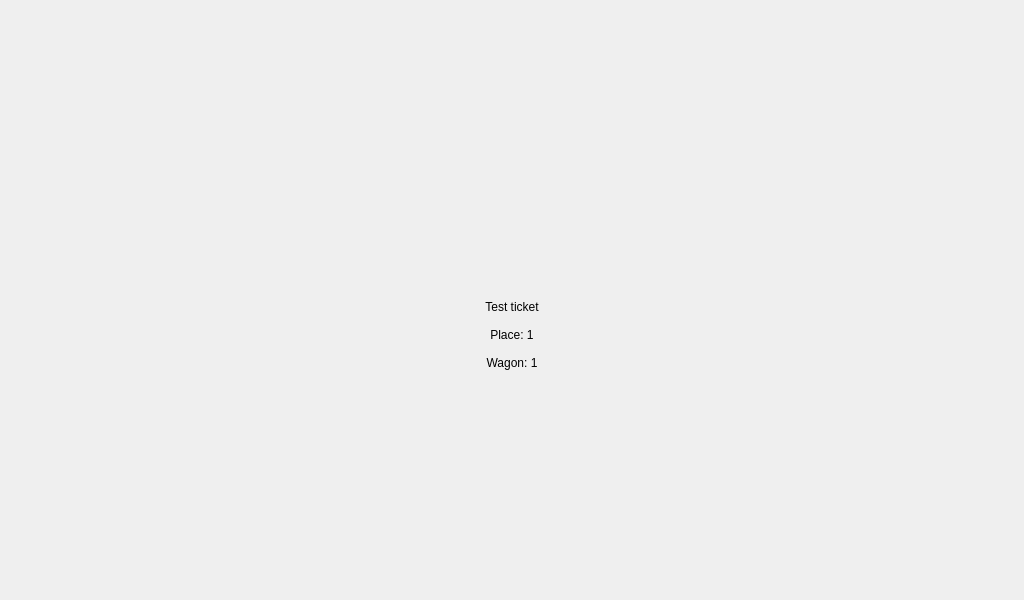
<?xml version="1.0" encoding="UTF-8"?>
<ui version="4.0">
 <class>MainWindow</class>
 <widget class="QMainWindow" name="MainWindow">
  <property name="geometry">
   <rect>
    <x>0</x>
    <y>0</y>
    <width>1024</width>
    <height>600</height>
   </rect>
  </property>
  <property name="windowTitle">
   <string>MainWindow</string>
  </property>
  <widget class="QWidget" name="centralwidget">
   <widget class="QLabel" name="IconLabel">
    <property name="geometry">
     <rect>
      <x>384</x>
      <y>32</y>
      <width>256</width>
      <height>256</height>
     </rect>
    </property>
    <property name="text">
     <string/>
    </property>
    <property name="pixmap">
     <pixmap resource="ticket.qrc">:/icons/media/check.png</pixmap>
    </property>
   </widget>
   <widget class="QLabel" name="TextLabel">
    <property name="geometry">
     <rect>
      <x>384</x>
      <y>300</y>
      <width>256</width>
      <height>271</height>
     </rect>
    </property>
    <property name="text">
     <string>Test ticket

Place: 1

Wagon: 1

</string>
    </property>
    <property name="textFormat">
     <enum>Qt::TextFormat::MarkdownText</enum>
    </property>
    <property name="alignment">
     <set>Qt::AlignmentFlag::AlignHCenter|Qt::AlignmentFlag::AlignTop</set>
    </property>
   </widget>
  </widget>
 </widget>
 <resources>
  <include location="ticket.qrc"/>
 </resources>
 <connections/>
</ui>
